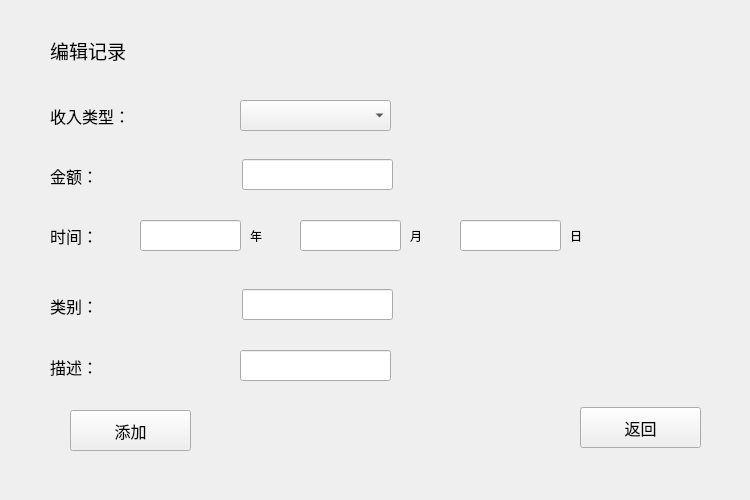
<?xml version="1.0" encoding="UTF-8"?>
<ui version="4.0">
 <class>Add_record</class>
 <widget class="QWidget" name="Add_record">
  <property name="geometry">
   <rect>
    <x>0</x>
    <y>0</y>
    <width>750</width>
    <height>500</height>
   </rect>
  </property>
  <property name="windowTitle">
   <string>Form</string>
  </property>
  <widget class="QLabel" name="edit_record">
   <property name="geometry">
    <rect>
     <x>50</x>
     <y>30</y>
     <width>241</width>
     <height>41</height>
    </rect>
   </property>
   <property name="font">
    <font>
     <pointsize>14</pointsize>
    </font>
   </property>
   <property name="text">
    <string>编辑记录</string>
   </property>
  </widget>
  <widget class="QLabel" name="Transaction_type">
   <property name="geometry">
    <rect>
     <x>50</x>
     <y>100</y>
     <width>131</width>
     <height>31</height>
    </rect>
   </property>
   <property name="font">
    <font>
     <pointsize>12</pointsize>
     <bold>false</bold>
    </font>
   </property>
   <property name="text">
    <string>收入类型：</string>
   </property>
  </widget>
  <widget class="QLabel" name="amount">
   <property name="geometry">
    <rect>
     <x>50</x>
     <y>160</y>
     <width>131</width>
     <height>31</height>
    </rect>
   </property>
   <property name="font">
    <font>
     <pointsize>12</pointsize>
    </font>
   </property>
   <property name="text">
    <string>金额：</string>
   </property>
  </widget>
  <widget class="QLabel" name="time">
   <property name="geometry">
    <rect>
     <x>50</x>
     <y>220</y>
     <width>71</width>
     <height>31</height>
    </rect>
   </property>
   <property name="font">
    <font>
     <pointsize>12</pointsize>
    </font>
   </property>
   <property name="text">
    <string>时间：</string>
   </property>
  </widget>
  <widget class="QLabel" name="category">
   <property name="geometry">
    <rect>
     <x>50</x>
     <y>290</y>
     <width>81</width>
     <height>31</height>
    </rect>
   </property>
   <property name="font">
    <font>
     <pointsize>12</pointsize>
    </font>
   </property>
   <property name="text">
    <string>类别：</string>
   </property>
  </widget>
  <widget class="QLabel" name="discription">
   <property name="geometry">
    <rect>
     <x>50</x>
     <y>351</y>
     <width>81</width>
     <height>31</height>
    </rect>
   </property>
   <property name="font">
    <font>
     <pointsize>12</pointsize>
    </font>
   </property>
   <property name="text">
    <string>描述：</string>
   </property>
  </widget>
  <widget class="QComboBox" name="comboBox">
   <property name="geometry">
    <rect>
     <x>240</x>
     <y>100</y>
     <width>151</width>
     <height>31</height>
    </rect>
   </property>
   <item>
    <property name="text">
     <string/>
    </property>
   </item>
   <item>
    <property name="text">
     <string>支出/Expense</string>
    </property>
   </item>
   <item>
    <property name="text">
     <string>收入/Income</string>
    </property>
   </item>
  </widget>
  <widget class="QLineEdit" name="lineEdit">
   <property name="geometry">
    <rect>
     <x>242</x>
     <y>159</y>
     <width>151</width>
     <height>31</height>
    </rect>
   </property>
  </widget>
  <widget class="QLineEdit" name="lineEdit_2">
   <property name="geometry">
    <rect>
     <x>300</x>
     <y>220</y>
     <width>101</width>
     <height>31</height>
    </rect>
   </property>
   <property name="text">
    <string/>
   </property>
  </widget>
  <widget class="QLineEdit" name="lineEdit_3">
   <property name="geometry">
    <rect>
     <x>242</x>
     <y>289</y>
     <width>151</width>
     <height>31</height>
    </rect>
   </property>
  </widget>
  <widget class="QLineEdit" name="lineEdit_4">
   <property name="geometry">
    <rect>
     <x>240</x>
     <y>350</y>
     <width>151</width>
     <height>31</height>
    </rect>
   </property>
  </widget>
  <widget class="QLineEdit" name="lineEdit_5">
   <property name="geometry">
    <rect>
     <x>460</x>
     <y>220</y>
     <width>101</width>
     <height>31</height>
    </rect>
   </property>
   <property name="text">
    <string/>
   </property>
  </widget>
  <widget class="QLineEdit" name="lineEdit_6">
   <property name="geometry">
    <rect>
     <x>140</x>
     <y>220</y>
     <width>101</width>
     <height>31</height>
    </rect>
   </property>
   <property name="text">
    <string/>
   </property>
  </widget>
  <widget class="QPushButton" name="add">
   <property name="geometry">
    <rect>
     <x>70</x>
     <y>410</y>
     <width>121</width>
     <height>41</height>
    </rect>
   </property>
   <property name="font">
    <font>
     <pointsize>12</pointsize>
    </font>
   </property>
   <property name="text">
    <string>添加</string>
   </property>
  </widget>
  <widget class="QPushButton" name="back">
   <property name="geometry">
    <rect>
     <x>580</x>
     <y>407</y>
     <width>121</width>
     <height>41</height>
    </rect>
   </property>
   <property name="font">
    <font>
     <pointsize>12</pointsize>
    </font>
   </property>
   <property name="text">
    <string>返回</string>
   </property>
  </widget>
  <widget class="QLabel" name="year">
   <property name="geometry">
    <rect>
     <x>250</x>
     <y>220</y>
     <width>31</width>
     <height>31</height>
    </rect>
   </property>
   <property name="font">
    <font>
     <pointsize>9</pointsize>
    </font>
   </property>
   <property name="text">
    <string>年</string>
   </property>
  </widget>
  <widget class="QLabel" name="month">
   <property name="geometry">
    <rect>
     <x>410</x>
     <y>220</y>
     <width>21</width>
     <height>31</height>
    </rect>
   </property>
   <property name="font">
    <font>
     <pointsize>9</pointsize>
    </font>
   </property>
   <property name="text">
    <string>月</string>
   </property>
  </widget>
  <widget class="QLabel" name="day">
   <property name="geometry">
    <rect>
     <x>570</x>
     <y>220</y>
     <width>21</width>
     <height>31</height>
    </rect>
   </property>
   <property name="font">
    <font>
     <pointsize>9</pointsize>
    </font>
   </property>
   <property name="text">
    <string>日</string>
   </property>
  </widget>
 </widget>
 <resources/>
 <connections/>
</ui>
